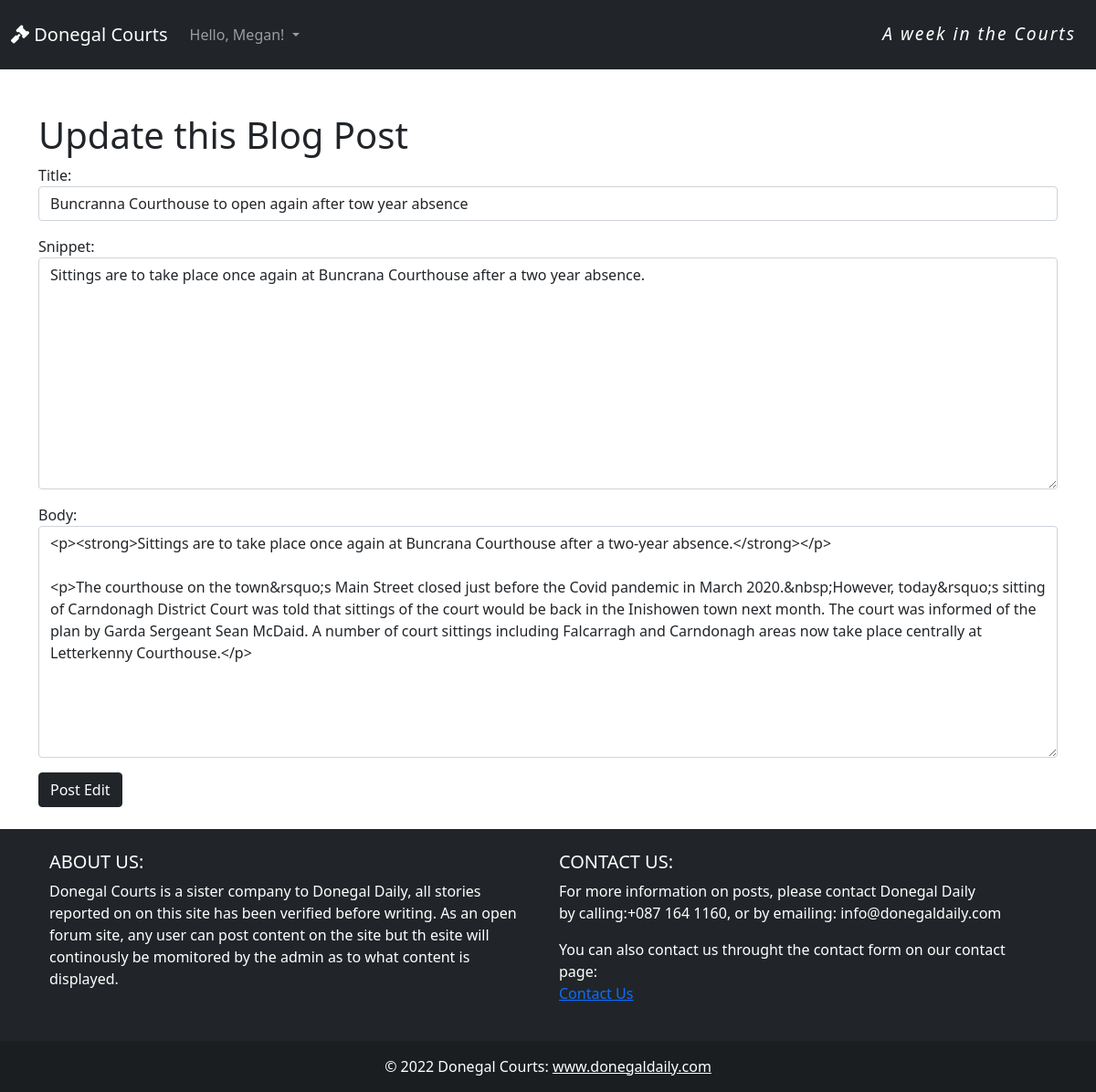
Screenshot of /article/edit/3 (signed in) with the database file from the repository.
### blog/models.py (models this page shows, shortened)
class Post(models.Model):
    title = models.CharField(max_length=255, unique=True)
    title_tag = models.CharField(max_length=200)
    featured_image = CloudinaryField('image', default='placeholder')
    snippet = models.CharField(max_length=255)
    author = models.ForeignKey(User, on_delete=models.CASCADE)
    category = models.CharField(max_length=255, null=True)
    body = RichTextField(blank=True, null=True)
    post_date = models.DateField(auto_now_add=True)
    likes = models.ManyToManyField(User, related_name='blog_posts')
    class Meta:
        ordering = ['post_date']

### blog/views.py (the view)
# urls.py: path('article/edit/<int:pk>', UpdatePostView.as_view(), name='update-post'),
class UpdatePostView(UpdateView):
    model = Post
    form_class = EditForm
    template_name = 'update_post.html'

### blog/forms.py
class EditForm(forms.ModelForm):
    class Meta:
        model = Post
        fields = ('title', 'snippet', 'body')
        widgets = {
            'title': forms.TextInput(attrs={'class': 'form-control', 'placeholder': 'This is the Title Input'}),
            'snippet': forms.Textarea(attrs={'class': 'form-control'}),
            'body': forms.Textarea(attrs={'class': 'form-control', 'placeholder': 'This is the Body Text Input'})
        }

### templates/update_post.html (shortened to what this page needs)
{% extends 'base.html' %}
{% block content %}
<div class = "container">
    <div class="row">
        {% if user.is_authenticated %}
            {% if user.id == post.author.id %}
                <div class="form-group">
                    <form method="POST">
                        <br/><br/>
                            <h1>Update this Blog Post</h1>
                                {{ form.as_p }}
                       <button class="btn btn-dark">Post Edit</button>
                       <br/><br/>
                    </form>
                </div>
            {% else %}
            <p> You are not allowed to edit a blog post.</p>
            {% endif %}
        {% else %}
            <p> You are not allowed to edit a blog post.</p>
        {% endif %}
    </div>
</div>
{% endblock %}

### templates/base.html (shortened to what this page needs)
{% load static %}
<!doctype html>
<html lang="en" class="h-100">
  <head>
    <link href="https://cdn.jsdelivr.net/npm/bootstrap@5.1.3/dist/css/bootstrap.min.css" rel="stylesheet"
>
    <link rel="stylesheet" href="{% static 'style.css' %}">
    <link rel="stylesheet" href="path/to/font-awesome/css/font-awesome.min.css">
  </head>
  <body>
      <nav class="navbar navbar-expand-lg navbar-dark bg-dark">
        <div class="container-fluid">
          <a class="navbar-brand" href="{% url 'home' %}"><i class="fa-solid fa-gavel"></i> Donegal Courts</a>
          <div class="collapse navbar-collapse" id="navbarSupportedContent">
            <ul class="navbar-nav me-auto mb-2 mb-lg-0">
              {% if user.is_authenticated %}
              <li class="nav-item dropdown">
                <a class="nav-link dropdown-toggle" href="#" id="navbarDropdown" role="button" data-bs-toggle="dropdown" aria-expanded="false">
                  Hello, {{ user.first_name}}!
                </a>
              </li>
            </ul>
              {% endif %}
          </div>
          <ul class="navbar-nav mr-auto">
            </li><p class="tag-line"> <i>A week in the Courts</i></p></li>
          </ul>
        </div>
      </nav>
        {% block content %}
        {% endblock content %}
    <footer class="bg-dark text-center text-lg-start">
      <div class="container p-4">
        <div class="row">
          <div class="col-lg-6 col-md-12 mb-4 mb-md-0">
            <h5 class="text-uppercase text-white">ABOUT US:</h5>
            <p class="footer-text text-white">
              Donegal Courts is a sister company to Donegal Daily, all stories reported on on this site has been verified before writing. As an open forum site, any user can post content on the site but th esite will continously be momitored by the admin as to what content is displayed.
            </p>
          </div>
          <div class="col-lg-6 col-md-12 mb-4 mb-md-0">
            <h5 class="text-uppercase text-white">Contact Us:</h5>
            <p class="text-white">
              For more information on posts, please contact Donegal Daily <br> by calling:+087 164 1160, or by emailing: info@donegaldaily.com
            </p>
            <p class="text-white"> You can also contact us throught the contact form on our contact page: <br><a href="{% url 'contact' %}"> Contact Us</a>
            </p>
          </div>
        </div>
      </div>
      <div class="text-center p-3 text-white" style="background-color: rgba(0, 0, 0, 0.2);">
        © 2022 Donegal Courts:
        <a class="text-white" href="https://www.donegaldaily.com/" target="_blank">www.donegaldaily.com</a>
      </div>
    </footer>
    <link rel="stylesheet" href="https://use.fontawesome.com/releases/v5.7.1/css/all.css">
  </body>
</html>

### static/style.css (style rules this page uses)
body { background-color: white; }
.footer-text { color: white; }
.tag-line { margin-top: 15px; padding-right:10px; letter-spacing: 2px;; color:white; font-size: larger; font-weight: 150; }

### rows the page displays
Post: title "Buncranna Courthouse to open again after tow year absence", snippet "Sittings are to take place once again at Buncrana Courthouse after a two year absence.", body "<p><strong>Sittings are to take place once again at Buncrana Courthouse after a two-year absence.</strong></p> <p>The courthouse on the town&rsquo;s Main Street closed just before the Covid pandemic in March 2020.&nbsp;However, today&rsquo;s sitting of Carndonagh District Court was told that sittings of the court would be back in the Inishowen town next month. The court was informed of the plan by Garda Sergeant Sean McDaid. A number of court sittings including Falcarragh and Carndonagh areas now take place centrally at Letterkenny Courthouse.</p>"

### other values shown
{{ user.first_name }} "Megan"
